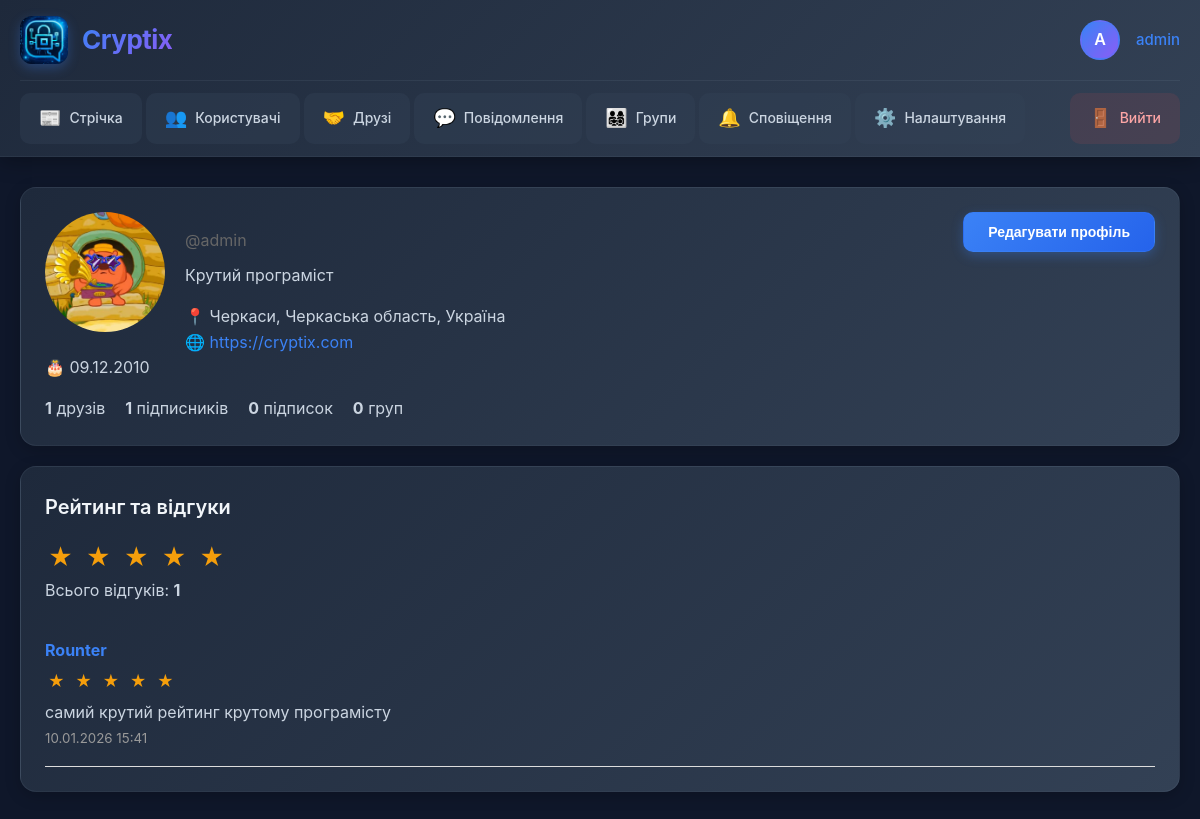
The app's page /app/user/admin/ (signed in) with its own data.
### cryptix_app/models.py (models this page shows, shortened)
class Profile(models.Model):
    user = models.OneToOneField(User, on_delete=models.CASCADE)
    bio = models.TextField(max_length=500, blank=True)
    avatar = models.ImageField(upload_to='avatars/', blank=True, null=True)
    birth_date = models.DateField(null=True, blank=True)
    location = models.CharField(max_length=100, blank=True)
    website = models.URLField(blank=True)
    phone = models.CharField(max_length=20, blank=True)

class Review(models.Model):
    reviewer = models.ForeignKey(User, related_name='reviews_given', on_delete=models.CASCADE)
    reviewed_user = models.ForeignKey(User, related_name='reviews_received', on_delete=models.CASCADE)
    rating = models.IntegerField(choices=[(i, i) for i in range(1, 6)])
    comment = models.TextField()
    created_at = models.DateTimeField(auto_now_add=True)
    updated_at = models.DateTimeField(auto_now=True)
    class Meta:
        unique_together = ('reviewer', 'reviewed_user')
        ordering = ['-created_at']

### cryptix_app/views.py (the view, shortened to what this page needs)
# urls.py: path('user/<str:username>/', views.user_profile_view, name='user_profile_view'),
@login_required
def user_profile_view(request, username):
    profile_user = get_object_or_404(User, username=username)
    profile, created = Profile.objects.get_or_create(user=profile_user)
    is_friend = False
    friendship_status = None
    is_following = False
    friends_count = Friendship.objects.filter(
        Q(from_user=profile_user, status='accepted') |
        Q(to_user=profile_user, status='accepted')
    ).count()
    followers_count = Follow.objects.filter(following=profile_user).count()
    following_count = Follow.objects.filter(follower=profile_user).count()
    groups_count = profile_user.joined_groups.count()
    return render(request, 'cryptix_app/user_profile.html', {
        'profile_user': profile_user,
        'profile': profile,
        'is_friend': is_friend,
        'friendship_status': friendship_status,
        'is_following': is_following,
        'friends_count': friends_count,
        'followers_count': followers_count,
        'following_count': following_count,
        'groups_count': groups_count,
    })

### cryptix_app/templates/cryptix_app/user_profile.html (shortened to what this page needs)
{% extends 'cryptix_app/base.html' %}
{% block content %}
<div class="card">
    <div style="display: flex; justify-content: space-between; align-items: start;">
        <div style="flex: 1;">
            {% if profile.avatar %}
            <img src="{{ profile.avatar.url }}" alt="{{ profile_user.username }}" style="width: 120px; height: 120px; border-radius: 50%; margin-right: 20px; float: left;">
            {% else %}
            <div style="width: 120px; height: 120px; border-radius: 50%; background: #1877f2; color: white; display: flex; align-items: center; justify-content: center; font-size: 48px; font-weight: bold; margin-right: 20px; float: left;">
                {{ profile_user.username|first|upper }}
            </div>
            {% endif %}
            <p style="color: #666;">@{{ profile_user.username }}</p>
            {% if profile.bio %}
            <p style="margin-top: 10px;">{{ profile.bio }}</p>
            {% endif %}
            <div style="margin-top: 15px; color: #666;">
                {% if profile.location %}
                <p>📍 {{ profile.location }}</p>
                {% endif %}
                {% if profile.website %}
                <p>🌐 <a href="{{ profile.website }}" target="_blank">{{ profile.website }}</a></p>
                {% endif %}
                {% if profile.birth_date %}
                <p>🎂 {{ profile.birth_date|date:"d.m.Y" }}</p>
                {% endif %}
            </div>
            <div style="margin-top: 15px; display: flex; gap: 20px;">
                <div><strong>{{ friends_count }}</strong> друзів</div>
                <div><strong>{{ followers_count }}</strong> підписників</div>
                <div><strong>{{ following_count }}</strong> підписок</div>
                <div><strong>{{ groups_count }}</strong> груп</div>
            </div>
        </div>
        {% if profile_user != user %}
        <div style="display: flex; flex-direction: column; gap: 10px;">
            {% if is_friend %}
                <span style="color: #42b72a; padding: 10px;">✓ Ви друзі</span>
                <a href="{% url 'start_conversation' profile_user.id %}">
                    <button>Написати</button>
                </a>
                <form method="post" action="{% url 'remove_friend' profile_user.id %}">
                    {% csrf_token %}
                    <button type="submit" style="background: #f44336;">Видалити з друзів</button>
                </form>
            {% elif friendship_status == 'pending' %}
                <span style="color: #999;">Запит надіслано</span>
            {% else %}
                <form method="post" action="{% url 'send_friend_request' profile_user.id %}">
                    {% csrf_token %}
                    <button type="submit">Додати в друзі</button>
                </form>
            {% endif %}
            {% if is_following %}
                <form method="post" action="{% url 'unfollow_user' profile_user.id %}">
                    {% csrf_token %}
                    <button type="submit" style="background: #999;">Відписатися</button>
                </form>
            {% else %}
                <form method="post" action="{% url 'follow_user' profile_user.id %}">
                    {% csrf_token %}
                    <button type="submit">Підписатися</button>
                </form>
            {% endif %}
        </div>
        {% else %}
        <a href="{% url 'profile' %}">
            <button>Редагувати профіль</button>
        </a>
        {% endif %}
    </div>
</div>
<div class="card">
    <h3>Рейтинг та відгуки</h3>
    {% with reviews=profile_user.reviews_received.all %}
    {% if reviews %}
        {% with total=reviews.count sum=0 %}
            {% with avg_rating=sum|divisibleby:total %}
            <div style="margin-bottom: 20px;">
                <div class="star-rating">
                    {% for i in "12345" %}
                    <span class="star filled">★</span>
                    {% endfor %}
                </div>
                <p>Всього відгуків: <strong>{{ reviews.count }}</strong></p>
            </div>
            {% endwith %}
        {% endwith %}
    {% else %}
        <p style="margin-bottom: 20px;">Ще немає відгуків</p>
    {% endif %}
    {% for review in reviews %}
    <div style="border-bottom: 1px solid #ddd; padding: 15px 0;">
        <div style="display: flex; justify-content: space-between; align-items: start;">
            <div style="flex: 1;">
                <strong><a href="{% url 'user_profile_view' review.reviewer.username %}">{{ review.reviewer.username }}</a></strong>
                <div class="star-rating" style="font-size: 16px; margin: 5px 0;">
                    {% for i in "12345" %}
                    <span class="star {% if forloop.counter <= review.rating %}filled{% endif %}">★</span>
                    {% endfor %}
                </div>
                <p>{{ review.comment }}</p>
                <small style="color: #999;">{{ review.created_at|date:"d.m.Y H:i" }}</small>
            </div>
        </div>
    </div>
    {% endfor %}
    {% endwith %}
</div>
{% endblock %}

### cryptix_app/templates/cryptix_app/base.html (shortened to what this page needs)
{% load static %}
<!DOCTYPE html>
<html lang="uk">
<head>
</head>
<body>
    <header class="header">
        <div class="header-container">
            <div class="header-top">
                <a href="{% url 'home' %}" class="logo-section">
                    <img src="/media/logo.png" alt="Cryptix" class="logo-img">
                    <div class="logo-text">Cryptix</div>
                </a>
                {% if user.is_authenticated %}
                <div class="user-section">
                    <div class="user-avatar">{{ user.username|first|upper }}</div>
                    <div class="user-name">
                        <a href="{% url 'user_profile_view' user.username %}">{{ user.username }}</a>
                    </div>
                </div>
                {% endif %}
            </div>
            {% if user.is_authenticated %}
            <nav class="nav-menu">
                <a href="{% url 'feed' %}" class="nav-item">
                    <span class="icon">📰</span>
                    <span>Стрічка</span>
                </a>
                <a href="{% url 'users_list' %}" class="nav-item">
                    <span class="icon">👥</span>
                    <span>Користувачі</span>
                </a>
                <a href="{% url 'friends_list' %}" class="nav-item">
                    <span class="icon">🤝</span>
                    <span>Друзі</span>
                </a>
                <a href="{% url 'conversations_list' %}" class="nav-item">
                    <span class="icon">💬</span>
                    <span>Повідомлення</span>
                </a>
                <a href="{% url 'groups_list' %}" class="nav-item">
                    <span class="icon">👨‍👩‍👧‍👦</span>
                    <span>Групи</span>
                </a>
                <a href="{% url 'notifications_list' %}" class="nav-item">
                    <span class="icon">🔔</span>
                    <span>Сповіщення</span>
                </a>
                <a href="{% url 'profile' %}" class="nav-item">
                    <span class="icon">⚙️</span>
                    <span>Налаштування</span>
                </a>
                <a href="{% url 'logout' %}" class="nav-item logout" onclick="event.preventDefault(); document.getElementById('logout-form').submit();">
                    <span class="icon">🚪</span>
                    <span>Вийти</span>
                </a>
            </nav>
            {% endif %}
        </div>
    </header>
    <main class="main-container">
        {% block content %}{% endblock %}
    </main>
</body>
</html>

### cryptix_app/templates/cryptix_app/base.html (style rules this page uses)
* { margin: 0; padding: 0; box-sizing: border-box; }
body { font-family: -apple-system, BlinkMacSystemFont, 'Segoe UI', Roboto, 'Helvetica Neue', Arial, sans-serif; background: #0f172a; color: #f1f5f9; min-height: 100vh; line-height: 1.6; }
.header { background: linear-gradient(135deg, #1e293b 0%, #334155 100%); border-bottom: 1px solid rgba(148, 163, 184, 0.1); box-shadow: 0 4px 20px rgba(0, 0, 0, 0.3); position: sticky; top: 0; z-index: 1000; }
.header-container { max-width: 1400px; margin: 0 auto; padding: 0 20px; }
.header-top { display: flex; align-items: center; justify-content: space-between; padding: 16px 0; border-bottom: 1px solid rgba(148, 163, 184, 0.1); }
.logo-section { display: flex; align-items: center; gap: 14px; }
.logo-img { width: 48px; height: 48px; border-radius: 12px; box-shadow: 0 4px 12px rgba(59, 130, 246, 0.3); object-fit: cover; transition: all 0.3s ease; }
.logo-text { font-size: 26px; font-weight: 700; background: linear-gradient(135deg, #3b82f6, #8b5cf6); -webkit-background-clip: text; -webkit-text-fill-color: transparent; background-clip: text; letter-spacing: -0.5px; }
.user-section { display: flex; align-items: center; gap: 16px; }
.user-avatar { width: 40px; height: 40px; border-radius: 50%; background: linear-gradient(135deg, #3b82f6, #8b5cf6); display: flex; align-items: center; justify-content: center; font-weight: 600; font-size: 16px; color: white; border: 2px solid rgba(59, 130, 246, 0.3); }
.user-name { color: #cbd5e1; font-size: 15px; font-weight: 500; }
.user-name a { color: #3b82f6; text-decoration: none; transition: color 0.2s; }
.nav-menu { display: flex; gap: 4px; padding: 12px 0; overflow-x: auto; scrollbar-width: none; }
.nav-item { display: flex; align-items: center; gap: 8px; padding: 10px 18px; border-radius: 10px; background: rgba(51, 65, 85, 0.4); color: #cbd5e1; text-decoration: none; font-size: 14px; font-weight: 500; white-space: nowrap; transition: all 0.3s ease; border: 1px solid transparent; position: relative; }
.nav-item .icon { font-size: 18px; }
.nav-item.logout { background: rgba(239, 68, 68, 0.1); color: #fca5a5; margin-left: auto; }
.main-container { max-width: 1200px; margin: 0 auto; padding: 30px 20px; }
.card { background: linear-gradient(135deg, #1e293b 0%, #334155 100%); border-radius: 16px; padding: 24px; margin-bottom: 20px; border: 1px solid rgba(148, 163, 184, 0.1); box-shadow: 0 4px 16px rgba(0, 0, 0, 0.2); transition: all 0.3s ease; }
.card h2, .card h3 { color: #f1f5f9; margin-bottom: 16px; }
.card p, .card li, .card span, .card div { color: #cbd5e1; }
.card a { color: #3b82f6; }
button, input[type="submit"], .btn { background: linear-gradient(135deg, #3b82f6, #2563eb); color: white; padding: 11px 24px; border: none; border-radius: 10px; font-size: 14px; font-weight: 600; cursor: pointer; transition: all 0.3s ease; box-shadow: 0 4px 12px rgba(59, 130, 246, 0.3); border: 1px solid rgba(59, 130, 246, 0.3); }
h3 { font-size: 20px; color: #cbd5e1; margin-bottom: 14px; font-weight: 600; }
a { color: #3b82f6; text-decoration: none; transition: color 0.2s; }
.star-rating { font-size: 24px; color: #475569; cursor: pointer; }
.star-rating .star { display: inline-block; margin: 0 3px; transition: color 0.2s; }
.star-rating .star.filled { color: #f59e0b; }
img { max-width: 100%; border-radius: 12px; }

### records on screen
Profile: avatar (picture), bio "Крутий програміст", location "Черкаси, Черкаська область, Україна", website "https://cryptix.com", birth_date "09.12.2010"
Review: reviewer.username "Rounter", comment "самий крутий рейтинг крутому програмісту", created_at "10.01.2026 15:41"

### other values on screen
{{ user.username|first|upper }} "A"
{{ user.username }} "admin"
{{ profile_user.username }} "admin"
{{ friends_count }} "1"
{{ followers_count }} "1"
{{ following_count }} "0"
{{ groups_count }} "0"
{{ reviews.count }} "1"
